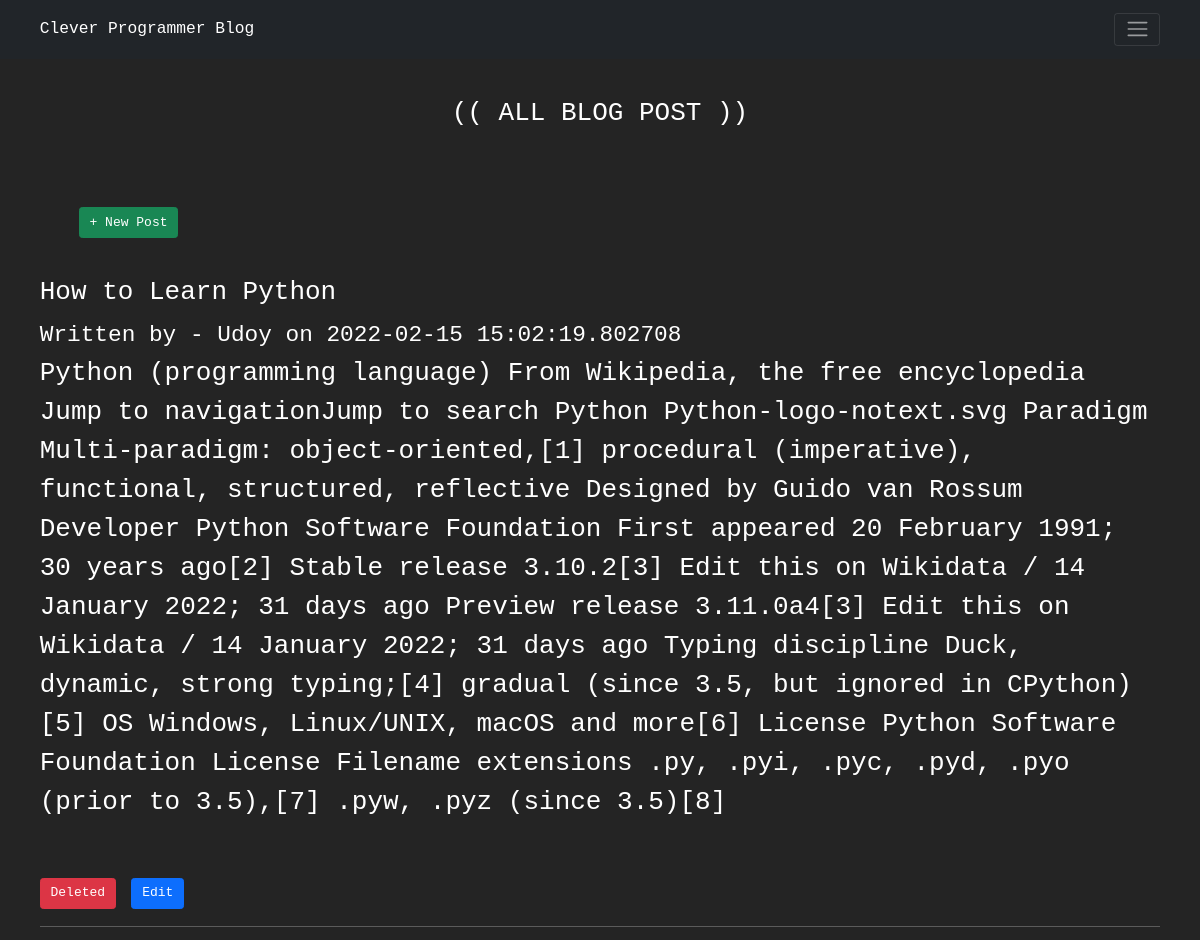
The page /posts on the database its author committed.
### app.py (models this page shows, shortened)
class BlogPost(db.Model):
    id = db.Column(db.Integer, primary_key=True)
    title = db.Column(db.String(100), nullable=False)
    content = db.Column(db.Text, nullable=False)
    author = db.Column(db.String(20), nullable=False, default='N/A')
    date_posted = db.Column(db.DateTime, nullable=False, default=datetime.utcnow)

### app.py (the view)
@app.route('/posts', methods=['GET', 'POST'])
def posts():
    if request.method == 'POST':
        post_title = request.form['title']
        post_content = request.form['content']
        post_author = request.form['author']
        new_post = BlogPost(title=post_title, content=post_content, author=post_author)
        db.session.add(new_post)
        db.session.commit()
        return redirect('/posts')
    else:
        all_posts = BlogPost.query.order_by(BlogPost.date_posted).all()
        return render_template('posts.html', posts=all_posts)

### templates/posts.html (shortened to what this page needs)
{% extends 'base.html' %}
{% block body %}
    <h2 class="text-center my-5">(( ALL BLOG POST ))</h2>
    <a href="/posts/new" class="btn btn-success m-5">+ New Post</a>
    {% for post in posts %}
        <h2>{{ post.title }}</h2>
        {% if post.author %}
        <small>Written by - {{ post.author }} on {{ post.date_posted }}</small>
        {% else %}
        <small>Written by - Unknown on {{ post.date_posted }}</small>
        {% endif %}
        <p class="white-space:pre-wrap">{{ post.content }}</p>
        <br>
        <a href="/posts/delete/{{post.id}}" class="btn btn-danger">Deleted</a>
        <a href="/posts/edit/{{post.id}}" class="btn btn-primary">Edit</a>
        <hr>
    {% endfor %}
{% endblock body %}

### templates/base.html (shortened to what this page needs)
<!DOCTYPE html>
<html lang="en">
<head>
    <link href="https://cdn.jsdelivr.net/npm/bootstrap@5.0.2/dist/css/bootstrap.min.css" rel="stylesheet">
    <link rel="stylesheet" href="{{ url_for('static', filename='css/style.css') }}">
</head>
<body>
    <nav class="navbar p-3 navbar-dark bg-dark" aria-label="Eighth navbar example">
        <div class="container">
          <a class="navbar-brand" href="/">Clever Programmer Blog</a>
          <button class="navbar-toggler" type="button" data-bs-toggle="collapse" data-bs-target="#navbarsExample07" aria-controls="navbarsExample07" aria-expanded="false" aria-label="Toggle navigation">
            <span class="navbar-toggler-icon"></span>
          </button>
        </div>
      </nav>
    <div class="container">
        {% block body %}
        {% endblock body %}
    </div>
</body>
</html>

### static/css/style.css (style rules this page uses)
* { margin: 0; padding: 0; font-family: monospace; }
body { background-color: #242424; color: #fff; font-size: 2rem; }

### rows shown on the page
BlogPost: title "How to Learn Python", author "Udoy", date_posted "2022-02-15 15:02:19.802708", content "Python (programming language) From Wikipedia, the free encyclopedia Jump to navigationJump to search Python Python-logo-notext.svg Paradigm Multi-paradigm: object-oriented,[1] procedural (imperative), functional, structured, reflective Designed by Guido van Rossum Developer Python Software Foundation First appeared 20 February 1991; 30 years ago[2] Stable release 3.10.2[3] Edit this on Wikidata / 14 January 2022; 31 days ago Preview release 3.11.0a4[3] Edit this on Wikidata / 14 January 2022; 31 days ago Typing discipline Duck, dynamic, strong typing;[4] gradual (since 3.5, but ignored in CPython)[5] OS Windows, Linux/UNIX, macOS and more[6] License Python Software Foundation License…"
